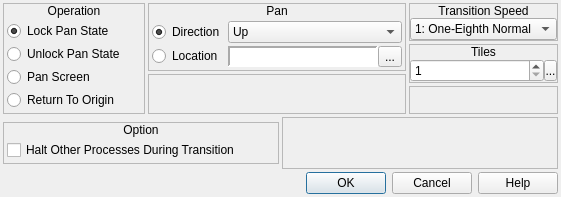
<?xml version="1.0" encoding="UTF-8"?>
<ui version="4.0">
 <class>ConfigureEvent_PanScreen</class>
 <widget class="QDialog" name="ConfigureEvent_PanScreen">
  <property name="geometry">
   <rect>
    <x>0</x>
    <y>0</y>
    <width>561</width>
    <height>197</height>
   </rect>
  </property>
  <property name="windowTitle">
   <string>Pan Screen</string>
  </property>
  <property name="windowIcon">
   <iconset resource="gui_icons.qrc">
    <normaloff>:/icons/openrpgmaker.png</normaloff>:/icons/openrpgmaker.png</iconset>
  </property>
  <property name="styleSheet">
   <string notr="true">.QFrame
{
	border-width: 1px;
	border-style: solid;
	border-color: palette(window-text);
}

.QFrame&gt;QLabel
{
	border-width: 0px;
	background-color: palette(window-text);
	color: palette(window);
	font-weight: bold;
}

.QFrame&gt;QCheckBox
{
	background-color: palette(window-text);
	border-width: 0px;
	border-style: none;
	color: palette(window);
	spacing: 3px;
	font-weight: bold;
	padding: 0px 0px 0px 3px;
}

.QFrame&gt;QCheckBox::indicator
{
	min-width: 8px;
	max-width: 8px;
	min-height: 8px;
	max-height: 8px;
	width: 8px;
	height: 8px;
	border-width: 2px;
	border-radius: 0px;
	border-style: ridge;
	border-color: palette(mid);
}

.QFrame&gt;QCheckBox::indicator:unchecked
{
	background-color: palette(base);
}

.QFrame&gt;QCheckBox::indicator:checked
{
	background-color: palette(window-text);
}

.QFrame&gt;QCheckBox::indicator:hover
{
	border-color: palette(highlight);
}</string>
  </property>
  <layout class="QVBoxLayout" name="verticalLayout_12">
   <property name="spacing">
    <number>3</number>
   </property>
   <property name="margin">
    <number>3</number>
   </property>
   <item>
    <widget class="QWidget" name="widget_10" native="true">
     <layout class="QHBoxLayout" name="horizontalLayout_4">
      <property name="spacing">
       <number>3</number>
      </property>
      <property name="margin">
       <number>0</number>
      </property>
      <item>
       <widget class="QFrame" name="frame">
        <property name="frameShape">
         <enum>QFrame::StyledPanel</enum>
        </property>
        <property name="frameShadow">
         <enum>QFrame::Raised</enum>
        </property>
        <layout class="QVBoxLayout" name="verticalLayout">
         <property name="spacing">
          <number>0</number>
         </property>
         <property name="margin">
          <number>0</number>
         </property>
         <item>
          <widget class="QLabel" name="label">
           <property name="sizePolicy">
            <sizepolicy hsizetype="Preferred" vsizetype="Fixed">
             <horstretch>0</horstretch>
             <verstretch>0</verstretch>
            </sizepolicy>
           </property>
           <property name="text">
            <string>Operation</string>
           </property>
           <property name="alignment">
            <set>Qt::AlignCenter</set>
           </property>
          </widget>
         </item>
         <item>
          <widget class="QWidget" name="widget" native="true">
           <layout class="QVBoxLayout" name="verticalLayout_2">
            <property name="spacing">
             <number>3</number>
            </property>
            <property name="margin">
             <number>3</number>
            </property>
            <item>
             <widget class="QRadioButton" name="rbLockPanState">
              <property name="text">
               <string>Lock Pan State</string>
              </property>
              <property name="checked">
               <bool>true</bool>
              </property>
             </widget>
            </item>
            <item>
             <widget class="QRadioButton" name="rbUnlockPanState">
              <property name="text">
               <string>Unlock Pan State</string>
              </property>
             </widget>
            </item>
            <item>
             <widget class="QRadioButton" name="rbPanScreen">
              <property name="text">
               <string>Pan Screen</string>
              </property>
             </widget>
            </item>
            <item>
             <widget class="QRadioButton" name="rbReturnToOrigin">
              <property name="text">
               <string>Return To Origin</string>
              </property>
             </widget>
            </item>
           </layout>
          </widget>
         </item>
        </layout>
       </widget>
      </item>
      <item>
       <widget class="QWidget" name="widget_6" native="true">
        <layout class="QVBoxLayout" name="verticalLayout_8">
         <property name="spacing">
          <number>3</number>
         </property>
         <property name="margin">
          <number>0</number>
         </property>
         <item>
          <widget class="QFrame" name="frmPan">
           <property name="sizePolicy">
            <sizepolicy hsizetype="Preferred" vsizetype="Fixed">
             <horstretch>0</horstretch>
             <verstretch>0</verstretch>
            </sizepolicy>
           </property>
           <property name="frameShape">
            <enum>QFrame::StyledPanel</enum>
           </property>
           <property name="frameShadow">
            <enum>QFrame::Raised</enum>
           </property>
           <layout class="QVBoxLayout" name="verticalLayout_5">
            <property name="spacing">
             <number>0</number>
            </property>
            <property name="margin">
             <number>0</number>
            </property>
            <item>
             <widget class="QLabel" name="label_3">
              <property name="sizePolicy">
               <sizepolicy hsizetype="Preferred" vsizetype="Fixed">
                <horstretch>0</horstretch>
                <verstretch>0</verstretch>
               </sizepolicy>
              </property>
              <property name="text">
               <string>Pan</string>
              </property>
              <property name="alignment">
               <set>Qt::AlignCenter</set>
              </property>
             </widget>
            </item>
            <item>
             <widget class="QWidget" name="widget_3" native="true">
              <layout class="QHBoxLayout" name="horizontalLayout">
               <property name="spacing">
                <number>3</number>
               </property>
               <property name="margin">
                <number>3</number>
               </property>
               <item>
                <widget class="QWidget" name="widget_4" native="true">
                 <layout class="QVBoxLayout" name="verticalLayout_6">
                  <property name="spacing">
                   <number>3</number>
                  </property>
                  <property name="margin">
                   <number>0</number>
                  </property>
                  <item>
                   <widget class="QRadioButton" name="rbDirection">
                    <property name="text">
                     <string>Direction</string>
                    </property>
                    <property name="checked">
                     <bool>true</bool>
                    </property>
                   </widget>
                  </item>
                  <item>
                   <widget class="QRadioButton" name="rbLocation">
                    <property name="text">
                     <string>Location</string>
                    </property>
                   </widget>
                  </item>
                 </layout>
                </widget>
               </item>
               <item>
                <widget class="QWidget" name="widget_5" native="true">
                 <layout class="QVBoxLayout" name="verticalLayout_7">
                  <property name="spacing">
                   <number>3</number>
                  </property>
                  <property name="margin">
                   <number>0</number>
                  </property>
                  <item>
                   <widget class="QComboBox" name="cboxDirection">
                    <item>
                     <property name="text">
                      <string>Up</string>
                     </property>
                    </item>
                    <item>
                     <property name="text">
                      <string>Down</string>
                     </property>
                    </item>
                    <item>
                     <property name="text">
                      <string>Left</string>
                     </property>
                    </item>
                    <item>
                     <property name="text">
                      <string>Right</string>
                     </property>
                    </item>
                   </widget>
                  </item>
                  <item>
                   <widget class="QWidget" name="wLocation" native="true">
                    <layout class="QHBoxLayout" name="horizontalLayout_37">
                     <property name="spacing">
                      <number>0</number>
                     </property>
                     <property name="margin">
                      <number>0</number>
                     </property>
                     <item>
                      <widget class="QLabel" name="lblLocation">
                       <property name="sizePolicy">
                        <sizepolicy hsizetype="Preferred" vsizetype="Preferred">
                         <horstretch>0</horstretch>
                         <verstretch>0</verstretch>
                        </sizepolicy>
                       </property>
                       <property name="minimumSize">
                        <size>
                         <width>150</width>
                         <height>0</height>
                        </size>
                       </property>
                       <property name="font">
                        <font>
                         <family>Monospace</family>
                        </font>
                       </property>
                       <property name="styleSheet">
                        <string notr="true">background-color: palette(base);</string>
                       </property>
                       <property name="frameShape">
                        <enum>QFrame::Panel</enum>
                       </property>
                       <property name="frameShadow">
                        <enum>QFrame::Sunken</enum>
                       </property>
                       <property name="lineWidth">
                        <number>2</number>
                       </property>
                       <property name="text">
                        <string/>
                       </property>
                      </widget>
                     </item>
                     <item>
                      <widget class="QToolButton" name="bSelectLocation">
                       <property name="text">
                        <string>...</string>
                       </property>
                       <property name="icon">
                        <iconset resource="gui_icons.qrc">
                         <normaloff>:/icons/fileopen.png</normaloff>:/icons/fileopen.png</iconset>
                       </property>
                      </widget>
                     </item>
                    </layout>
                   </widget>
                  </item>
                 </layout>
                </widget>
               </item>
              </layout>
             </widget>
            </item>
           </layout>
          </widget>
         </item>
         <item>
          <widget class="QFrame" name="frame_4">
           <property name="frameShape">
            <enum>QFrame::StyledPanel</enum>
           </property>
           <property name="frameShadow">
            <enum>QFrame::Raised</enum>
           </property>
          </widget>
         </item>
        </layout>
       </widget>
      </item>
      <item>
       <widget class="QWidget" name="widget_9" native="true">
        <layout class="QVBoxLayout" name="verticalLayout_11">
         <property name="spacing">
          <number>3</number>
         </property>
         <property name="margin">
          <number>0</number>
         </property>
         <item>
          <widget class="QFrame" name="frmTransitionSpeed">
           <property name="sizePolicy">
            <sizepolicy hsizetype="Preferred" vsizetype="Fixed">
             <horstretch>0</horstretch>
             <verstretch>0</verstretch>
            </sizepolicy>
           </property>
           <property name="frameShape">
            <enum>QFrame::StyledPanel</enum>
           </property>
           <property name="frameShadow">
            <enum>QFrame::Raised</enum>
           </property>
           <layout class="QVBoxLayout" name="verticalLayout_9">
            <property name="spacing">
             <number>0</number>
            </property>
            <property name="margin">
             <number>0</number>
            </property>
            <item>
             <widget class="QLabel" name="label_4">
              <property name="sizePolicy">
               <sizepolicy hsizetype="Preferred" vsizetype="Fixed">
                <horstretch>0</horstretch>
                <verstretch>0</verstretch>
               </sizepolicy>
              </property>
              <property name="text">
               <string>Transition Speed</string>
              </property>
              <property name="alignment">
               <set>Qt::AlignCenter</set>
              </property>
             </widget>
            </item>
            <item>
             <widget class="QWidget" name="widget_7" native="true">
              <layout class="QHBoxLayout" name="horizontalLayout_2">
               <property name="spacing">
                <number>0</number>
               </property>
               <property name="margin">
                <number>0</number>
               </property>
               <item>
                <widget class="QComboBox" name="cboxTransitionSpeed">
                 <item>
                  <property name="text">
                   <string>1: One-Eighth Normal</string>
                  </property>
                 </item>
                 <item>
                  <property name="text">
                   <string>2: One-Fourth Normal</string>
                  </property>
                 </item>
                 <item>
                  <property name="text">
                   <string>3: Half Normal</string>
                  </property>
                 </item>
                 <item>
                  <property name="text">
                   <string>4: Normal</string>
                  </property>
                 </item>
                 <item>
                  <property name="text">
                   <string>5: Twice Normal</string>
                  </property>
                 </item>
                 <item>
                  <property name="text">
                   <string>6: Four Times Normal</string>
                  </property>
                 </item>
                </widget>
               </item>
              </layout>
             </widget>
            </item>
           </layout>
          </widget>
         </item>
         <item>
          <widget class="QFrame" name="frmTiles">
           <property name="sizePolicy">
            <sizepolicy hsizetype="Preferred" vsizetype="Fixed">
             <horstretch>0</horstretch>
             <verstretch>0</verstretch>
            </sizepolicy>
           </property>
           <property name="frameShape">
            <enum>QFrame::StyledPanel</enum>
           </property>
           <property name="frameShadow">
            <enum>QFrame::Raised</enum>
           </property>
           <layout class="QVBoxLayout" name="verticalLayout_10">
            <property name="spacing">
             <number>0</number>
            </property>
            <property name="margin">
             <number>0</number>
            </property>
            <item>
             <widget class="QLabel" name="label_5">
              <property name="sizePolicy">
               <sizepolicy hsizetype="Preferred" vsizetype="Fixed">
                <horstretch>0</horstretch>
                <verstretch>0</verstretch>
               </sizepolicy>
              </property>
              <property name="text">
               <string>Tiles</string>
              </property>
              <property name="alignment">
               <set>Qt::AlignCenter</set>
              </property>
             </widget>
            </item>
            <item>
             <widget class="QWidget" name="widget_8" native="true">
              <layout class="QHBoxLayout" name="horizontalLayout_3">
               <property name="spacing">
                <number>0</number>
               </property>
               <property name="margin">
                <number>0</number>
               </property>
               <item>
                <widget class="QSpinBox" name="sbTiles">
                 <property name="accelerated">
                  <bool>true</bool>
                 </property>
                 <property name="minimum">
                  <number>1</number>
                 </property>
                 <property name="maximum">
                  <number>100</number>
                 </property>
                </widget>
               </item>
               <item>
                <widget class="SpinBoxSideButton" name="bTilesSideButton">
                 <property name="minimumSize">
                  <size>
                   <width>13</width>
                   <height>21</height>
                  </size>
                 </property>
                 <property name="maximumSize">
                  <size>
                   <width>13</width>
                   <height>21</height>
                  </size>
                 </property>
                 <property name="text">
                  <string>...</string>
                 </property>
                 <property name="icon">
                  <iconset resource="gui_icons.qrc">
                   <normaloff>:/icons/spinBoxSideButton.png</normaloff>:/icons/spinBoxSideButton.png</iconset>
                 </property>
                 <property name="iconSize">
                  <size>
                   <width>8</width>
                   <height>16</height>
                  </size>
                 </property>
                </widget>
               </item>
              </layout>
             </widget>
            </item>
           </layout>
          </widget>
         </item>
         <item>
          <widget class="QFrame" name="frame_7">
           <property name="frameShape">
            <enum>QFrame::StyledPanel</enum>
           </property>
           <property name="frameShadow">
            <enum>QFrame::Raised</enum>
           </property>
          </widget>
         </item>
        </layout>
       </widget>
      </item>
     </layout>
    </widget>
   </item>
   <item>
    <widget class="QWidget" name="widget_11" native="true">
     <layout class="QHBoxLayout" name="horizontalLayout_5">
      <property name="spacing">
       <number>3</number>
      </property>
      <property name="margin">
       <number>0</number>
      </property>
      <item>
       <widget class="QFrame" name="frmOption">
        <property name="sizePolicy">
         <sizepolicy hsizetype="Preferred" vsizetype="Fixed">
          <horstretch>0</horstretch>
          <verstretch>0</verstretch>
         </sizepolicy>
        </property>
        <property name="frameShape">
         <enum>QFrame::StyledPanel</enum>
        </property>
        <property name="frameShadow">
         <enum>QFrame::Raised</enum>
        </property>
        <layout class="QVBoxLayout" name="verticalLayout_3">
         <property name="spacing">
          <number>0</number>
         </property>
         <property name="margin">
          <number>0</number>
         </property>
         <item>
          <widget class="QLabel" name="label_2">
           <property name="sizePolicy">
            <sizepolicy hsizetype="Preferred" vsizetype="Fixed">
             <horstretch>0</horstretch>
             <verstretch>0</verstretch>
            </sizepolicy>
           </property>
           <property name="text">
            <string>Option</string>
           </property>
           <property name="alignment">
            <set>Qt::AlignCenter</set>
           </property>
          </widget>
         </item>
         <item>
          <widget class="QWidget" name="widget_2" native="true">
           <layout class="QVBoxLayout" name="verticalLayout_4">
            <property name="spacing">
             <number>3</number>
            </property>
            <property name="margin">
             <number>3</number>
            </property>
            <item>
             <widget class="QCheckBox" name="cbHaltOtherProcesses">
              <property name="text">
               <string>Halt Other Processes During Transition</string>
              </property>
             </widget>
            </item>
           </layout>
          </widget>
         </item>
        </layout>
       </widget>
      </item>
      <item>
       <widget class="QFrame" name="frame_8">
        <property name="frameShape">
         <enum>QFrame::StyledPanel</enum>
        </property>
        <property name="frameShadow">
         <enum>QFrame::Raised</enum>
        </property>
       </widget>
      </item>
     </layout>
    </widget>
   </item>
   <item>
    <widget class="QDialogButtonBox" name="buttonBox">
     <property name="orientation">
      <enum>Qt::Horizontal</enum>
     </property>
     <property name="standardButtons">
      <set>QDialogButtonBox::Cancel|QDialogButtonBox::Help|QDialogButtonBox::Ok</set>
     </property>
    </widget>
   </item>
  </layout>
 </widget>
 <customwidgets>
  <customwidget>
   <class>SpinBoxSideButton</class>
   <extends>QToolButton</extends>
   <header>spinboxsidebutton.h</header>
  </customwidget>
 </customwidgets>
 <resources>
  <include location="gui_icons.qrc"/>
 </resources>
 <connections>
  <connection>
   <sender>buttonBox</sender>
   <signal>accepted()</signal>
   <receiver>ConfigureEvent_PanScreen</receiver>
   <slot>accept()</slot>
   <hints>
    <hint type="sourcelabel">
     <x>248</x>
     <y>254</y>
    </hint>
    <hint type="destinationlabel">
     <x>157</x>
     <y>274</y>
    </hint>
   </hints>
  </connection>
  <connection>
   <sender>buttonBox</sender>
   <signal>rejected()</signal>
   <receiver>ConfigureEvent_PanScreen</receiver>
   <slot>reject()</slot>
   <hints>
    <hint type="sourcelabel">
     <x>316</x>
     <y>260</y>
    </hint>
    <hint type="destinationlabel">
     <x>286</x>
     <y>274</y>
    </hint>
   </hints>
  </connection>
 </connections>
</ui>
